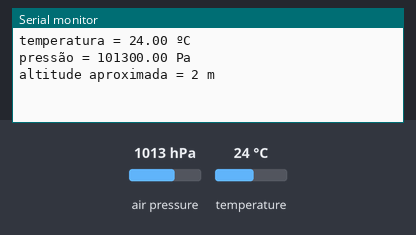
Bench run of a sketch on a simulated ESP8266 (NodeMCU). Parts: the last lines printed to the serial monitor. The test bench sets the inputs (shaded band); at power-on: air pressure 1013 hPa, temperature 24 °C.

Above: at 2.8 s.
2.9 s: air pressure set to 952 hPa
At 4.3 s:
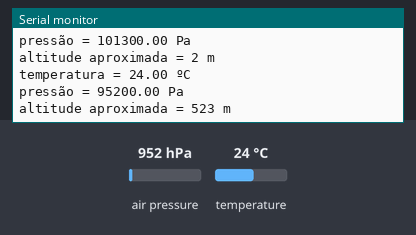
4.4 s: temperature set to 12 °C
5.9 s: air pressure set to 975 hPa
At 7.5 s:
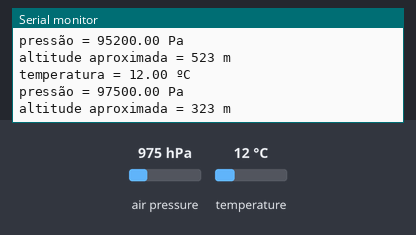
Timing chart, 0 to 9.0 s (numbered marks = the images above; inputs shaded):
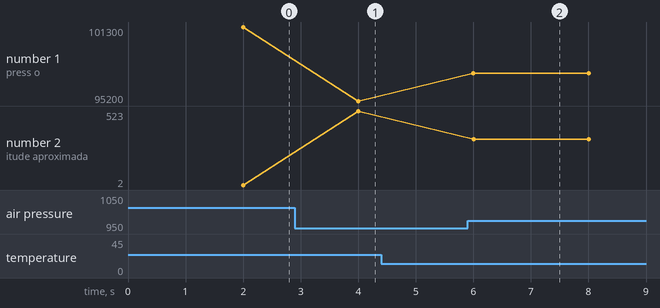

Measured:
- after the input at 2.9 s, the serial monitor: prints a new line after 1.1 s (image 1)
- after the input at 5.9 s, the serial monitor: prints a new line after 0.10 s (image 2)
- plotted number 1: 101300 → 95200 after the input at 2.9 s, 95200 → 97500 after the input at 5.9 s
- plotted number 2: 2 → 523 after the input at 2.9 s, 523 → 323 after the input at 5.9 s

The sketch:

BMP_280.ino
```cpp
#include <Wire.h>
#include <Adafruit_BMP280.h>
#define BMP_SCK (D1)   // pino SCL
#define BMP_MOSI (D2)  // pino SDA
#define ADDR (0x76)
#define delay_time (2000)
unsigned long ref_time = 0;
Adafruit_BMP280 bmp;

void setup() {
  Serial.begin(115200);
  while (!Serial) delay(100);
  while (!bmp.begin(ADDR)) {
    Serial.println(F("Erro de inicializacao ..."));
    delay(delay_time);
  }
  // configuração do BMP 280
  bmp.setSampling(Adafruit_BMP280::MODE_NORMAL,     /* modo de operação */
                  Adafruit_BMP280::SAMPLING_X2,     /* oversampling de temperatura */
                  Adafruit_BMP280::SAMPLING_X16,    /* oversampling de pressão*/
                  Adafruit_BMP280::FILTER_X16,      /* filtragem */
                  Adafruit_BMP280::STANDBY_MS_500); /* tempo de espera */

  ref_time = millis();
}

void loop() {
  if (millis() - ref_time >= delay_time) {
    ref_time = millis();  // atualiza referência de tempo
    Serial.print(F("temperatura = "));
    Serial.print(bmp.readTemperature());
    Serial.println(F(" ºC"));
    Serial.print(F("pressão = "));
    Serial.print(bmp.readPressure());
    Serial.println(F(" Pa"));
    Serial.print(F("altitude aproximada = "));
    Serial.print(bmp.readAltitude(1013.25), 0);
    Serial.println(F(" m"));
    Serial.println();
  }
}
```
